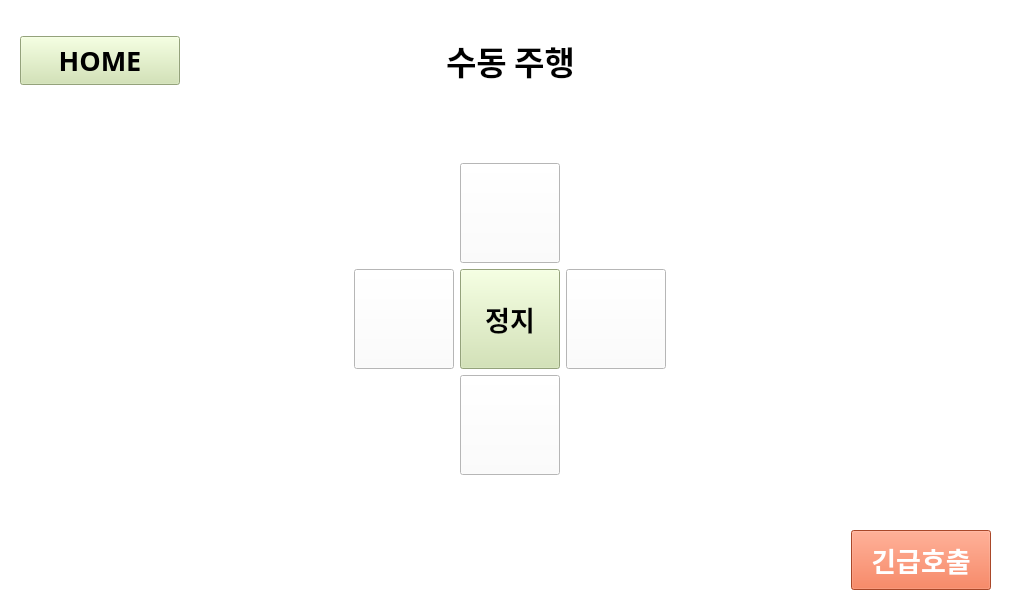
<?xml version="1.0" encoding="UTF-8"?>
<ui version="4.0">
 <class>MainWindow</class>
 <widget class="QMainWindow" name="MainWindow">
  <property name="geometry">
   <rect>
    <x>0</x>
    <y>0</y>
    <width>1024</width>
    <height>600</height>
   </rect>
  </property>
  <property name="sizePolicy">
   <sizepolicy hsizetype="Fixed" vsizetype="Fixed">
    <horstretch>0</horstretch>
    <verstretch>0</verstretch>
   </sizepolicy>
  </property>
  <property name="minimumSize">
   <size>
    <width>1024</width>
    <height>600</height>
   </size>
  </property>
  <property name="maximumSize">
   <size>
    <width>1024</width>
    <height>600</height>
   </size>
  </property>
  <property name="font">
   <font>
    <family>Malgun Gothic</family>
    <pointsize>10</pointsize>
    <weight>75</weight>
    <bold>true</bold>
   </font>
  </property>
  <property name="windowTitle">
   <string>MainWindow</string>
  </property>
  <property name="autoFillBackground">
   <bool>false</bool>
  </property>
  <property name="styleSheet">
   <string notr="true">background-color: white;</string>
  </property>
  <widget class="QWidget" name="centralwidget">
   <widget class="QWidget" name="horizontalLayoutWidget">
    <property name="geometry">
     <rect>
      <x>0</x>
      <y>0</y>
      <width>1021</width>
      <height>121</height>
     </rect>
    </property>
    <layout class="QHBoxLayout" name="layout_title">
     <item>
      <widget class="QPushButton" name="btn_home">
       <property name="sizePolicy">
        <sizepolicy hsizetype="Fixed" vsizetype="Fixed">
         <horstretch>0</horstretch>
         <verstretch>0</verstretch>
        </sizepolicy>
       </property>
       <property name="minimumSize">
        <size>
         <width>180</width>
         <height>0</height>
        </size>
       </property>
       <property name="sizeIncrement">
        <size>
         <width>0</width>
         <height>0</height>
        </size>
       </property>
       <property name="font">
        <font>
         <family>Malgun Gothic</family>
         <pointsize>20</pointsize>
         <weight>75</weight>
         <bold>true</bold>
        </font>
       </property>
       <property name="styleSheet">
        <string notr="true">margin-left: 20px;
background-color: #cfe3ac;
padding: 5px 0;</string>
       </property>
       <property name="text">
        <string>HOME</string>
       </property>
      </widget>
     </item>
     <item>
      <widget class="QLabel" name="title">
       <property name="font">
        <font>
         <family>Malgun Gothic</family>
         <pointsize>25</pointsize>
         <weight>75</weight>
         <bold>true</bold>
        </font>
       </property>
       <property name="styleSheet">
        <string notr="true">text-align: center;</string>
       </property>
       <property name="text">
        <string>수동 주행</string>
       </property>
       <property name="alignment">
        <set>Qt::AlignCenter</set>
       </property>
      </widget>
     </item>
     <item>
      <widget class="QPushButton" name="pushButton_7">
       <property name="sizePolicy">
        <sizepolicy hsizetype="Fixed" vsizetype="Fixed">
         <horstretch>0</horstretch>
         <verstretch>0</verstretch>
        </sizepolicy>
       </property>
       <property name="minimumSize">
        <size>
         <width>180</width>
         <height>0</height>
        </size>
       </property>
       <property name="sizeIncrement">
        <size>
         <width>0</width>
         <height>0</height>
        </size>
       </property>
       <property name="font">
        <font>
         <family>Malgun Gothic</family>
         <pointsize>20</pointsize>
         <weight>75</weight>
         <bold>true</bold>
        </font>
       </property>
       <property name="styleSheet">
        <string notr="true">margin-left: 20px;
background-color: white;
padding: 10px 0;
</string>
       </property>
       <property name="text">
        <string/>
       </property>
       <property name="flat">
        <bool>true</bool>
       </property>
      </widget>
     </item>
    </layout>
   </widget>
   <widget class="QWidget" name="verticalLayoutWidget">
    <property name="geometry">
     <rect>
      <x>0</x>
      <y>119</y>
      <width>1021</width>
      <height>401</height>
     </rect>
    </property>
    <layout class="QHBoxLayout" name="layout_contents">
     <item>
      <spacer name="horizontalSpacer">
       <property name="orientation">
        <enum>Qt::Horizontal</enum>
       </property>
       <property name="sizeType">
        <enum>QSizePolicy::Fixed</enum>
       </property>
       <property name="sizeHint" stdset="0">
        <size>
         <width>50</width>
         <height>20</height>
        </size>
       </property>
      </spacer>
     </item>
     <item>
      <layout class="QVBoxLayout" name="layout_contents_inside">
       <property name="sizeConstraint">
        <enum>QLayout::SetMinimumSize</enum>
       </property>
       <item>
        <layout class="QVBoxLayout" name="verticalLayout">
         <item>
          <layout class="QGridLayout" name="gridLayout">
           <item row="1" column="1">
            <widget class="QPushButton" name="btn_stop">
             <property name="sizePolicy">
              <sizepolicy hsizetype="Fixed" vsizetype="Fixed">
               <horstretch>0</horstretch>
               <verstretch>0</verstretch>
              </sizepolicy>
             </property>
             <property name="minimumSize">
              <size>
               <width>100</width>
               <height>100</height>
              </size>
             </property>
             <property name="font">
              <font>
               <family>Malgun Gothic</family>
               <pointsize>20</pointsize>
               <weight>75</weight>
               <bold>true</bold>
              </font>
             </property>
             <property name="styleSheet">
              <string notr="true">background-color: #cfe3ac;</string>
             </property>
             <property name="text">
              <string>정지</string>
             </property>
            </widget>
           </item>
           <item row="0" column="1">
            <widget class="QPushButton" name="btn_up">
             <property name="sizePolicy">
              <sizepolicy hsizetype="Fixed" vsizetype="Fixed">
               <horstretch>0</horstretch>
               <verstretch>0</verstretch>
              </sizepolicy>
             </property>
             <property name="minimumSize">
              <size>
               <width>100</width>
               <height>100</height>
              </size>
             </property>
             <property name="styleSheet">
              <string notr="true">background: url(./assets/arrow_up.png);
</string>
             </property>
             <property name="text">
              <string/>
             </property>
            </widget>
           </item>
           <item row="1" column="2">
            <widget class="QPushButton" name="btn_right">
             <property name="sizePolicy">
              <sizepolicy hsizetype="Fixed" vsizetype="Fixed">
               <horstretch>0</horstretch>
               <verstretch>0</verstretch>
              </sizepolicy>
             </property>
             <property name="minimumSize">
              <size>
               <width>100</width>
               <height>100</height>
              </size>
             </property>
             <property name="styleSheet">
              <string notr="true">background: url(./assets/arrow_right.png);
</string>
             </property>
             <property name="text">
              <string/>
             </property>
            </widget>
           </item>
           <item row="1" column="0">
            <widget class="QPushButton" name="btn_left">
             <property name="sizePolicy">
              <sizepolicy hsizetype="Fixed" vsizetype="Fixed">
               <horstretch>0</horstretch>
               <verstretch>0</verstretch>
              </sizepolicy>
             </property>
             <property name="minimumSize">
              <size>
               <width>100</width>
               <height>100</height>
              </size>
             </property>
             <property name="styleSheet">
              <string notr="true">background: url(./assets/arrow_left.png);
</string>
             </property>
             <property name="text">
              <string/>
             </property>
            </widget>
           </item>
           <item row="2" column="1">
            <widget class="QPushButton" name="btn_down">
             <property name="sizePolicy">
              <sizepolicy hsizetype="Fixed" vsizetype="Fixed">
               <horstretch>0</horstretch>
               <verstretch>0</verstretch>
              </sizepolicy>
             </property>
             <property name="minimumSize">
              <size>
               <width>100</width>
               <height>100</height>
              </size>
             </property>
             <property name="styleSheet">
              <string notr="true">background: url(./assets/arrow_down.png);
</string>
             </property>
             <property name="text">
              <string/>
             </property>
            </widget>
           </item>
          </layout>
         </item>
        </layout>
       </item>
      </layout>
     </item>
     <item>
      <spacer name="horizontalSpacer_2">
       <property name="orientation">
        <enum>Qt::Horizontal</enum>
       </property>
       <property name="sizeType">
        <enum>QSizePolicy::Fixed</enum>
       </property>
       <property name="sizeHint" stdset="0">
        <size>
         <width>50</width>
         <height>20</height>
        </size>
       </property>
      </spacer>
     </item>
    </layout>
   </widget>
   <widget class="QWidget" name="horizontalLayoutWidget_2">
    <property name="geometry">
     <rect>
      <x>0</x>
      <y>520</y>
      <width>1021</width>
      <height>81</height>
     </rect>
    </property>
    <layout class="QHBoxLayout" name="layout_bottom">
     <item alignment="Qt::AlignRight|Qt::AlignVCenter">
      <widget class="QPushButton" name="btn_emrCall">
       <property name="sizePolicy">
        <sizepolicy hsizetype="Fixed" vsizetype="Fixed">
         <horstretch>0</horstretch>
         <verstretch>0</verstretch>
        </sizepolicy>
       </property>
       <property name="minimumSize">
        <size>
         <width>170</width>
         <height>60</height>
        </size>
       </property>
       <property name="font">
        <font>
         <family>Malgun Gothic</family>
         <pointsize>20</pointsize>
         <weight>75</weight>
         <bold>true</bold>
        </font>
       </property>
       <property name="styleSheet">
        <string notr="true">background-color: #ed6339;
color: white;
padding: 5px 10px;
margin-right: 30px;</string>
       </property>
       <property name="text">
        <string>긴급호출</string>
       </property>
      </widget>
     </item>
    </layout>
   </widget>
  </widget>
 </widget>
 <resources>
  <include location="resource.qrc"/>
 </resources>
 <connections/>
</ui>
